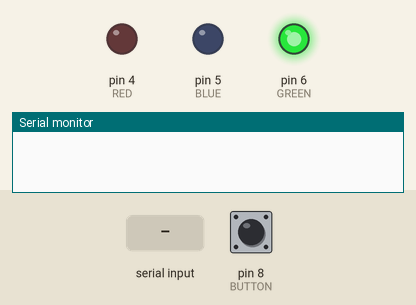
This sketch was run on a simulated Arduino Uno, built with avr-gcc and run on an emulated ATmega328P. Shown: output pins drawn as LEDs (lit = HIGH), the last lines printed to the serial monitor. The inputs (shaded band) are chosen by the test bench; at power-on: pin 8 (BUTTON) HIGH.

Above: at 0.1 s.
At 1.2 s:
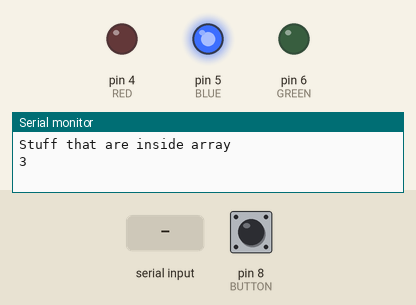
1.3 s: "C" received over the second serial link
3.4 s: "I" received over the second serial link
Timing chart, 0 to 6.4 s (numbered marks = the images above; inputs shaded):
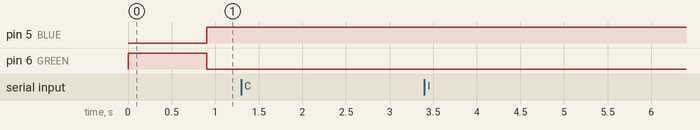

The sketch:

Challenge7.ino
```cpp
#include <SoftwareSerial.h>
#include <Arduino.h>
#include <avr/wdt.h>

#define MAX_RANDOM_NUM 50
#define RED 4
#define BLUE 5
#define GREEN 6
#define BUTTON 8

// global varialbes
//char *address[]; // array of strings
SoftwareSerial xbSerial(2,3);

int time_counter = 1;

// IDs detected structures
char *ids; // array of IDs
int num_ids = 0;
char id = 0;

// state variables
char command;
bool isLeader;
bool infected;

// button debouncing variables
unsigned long lastDebounceTime = 0;
unsigned long debounceDelay = 50;
int lastButtonState = LOW;
int buttonState;

void setup() {

  pinMode(RED, OUTPUT);
  pinMode(BLUE, OUTPUT);
  pinMode(GREEN, OUTPUT);
  pinMode(BUTTON, INPUT);

  digitalWrite(RED, LOW);
  digitalWrite(BLUE, LOW);
  digitalWrite(GREEN, LOW);

//  pinMode(BUTTON, INPUT_PULLUP);

//  attachInterrupt(digitalPinToInterrupt(BUTTON), isButtonPressed, RISING);

  id = '3';
  infected = false;

  ids = (char*) malloc(sizeof(char));
  ids[0] = id;
  num_ids++;

  // put your setup code here, to run once:
  Serial.begin(9600);
  xbSerial.begin(9600);

  xbSerial.write(id);
}

void loop() {

//  if(!(time_counter % 5)) {
//    free(ids);
//    Serial.println("REFRESHH");
//    num_ids = 0;
//    ids = (char*) malloc(0);
//  }

  if(time_counter >= 10)
  {
    while(xbSerial.available() > 0) {

      command = xbSerial.read();
      char received_id = '\0';

      switch(command) {
        case 'C':
          if(infected)
            infected = false;
          Serial.println("Clear message");
          break;
        case 'I':
          Serial.println("Infect message");
          if(!isLeader)
            infected = true;
          break;
        default: // if we received an id
          received_id = command;
          if(!search_in_array(received_id)) {
            num_ids++;
            ids = (char*) realloc(ids,num_ids*sizeof(char));
            ids[num_ids-1] = received_id;
          }

          break;
      }
    }

    if(findLeader() == id)
      isLeader = true;
    else
      isLeader = false;

    command = id;
  //  if(isButtonPressed()) {
  //    if(isLeader)
  //      command = 'C';
  //    else
  //      command = 'I';
  //  }

    xbSerial.write(command);


  //  if(time_counter >= 50) { // 5 seconds
  //    Serial.print("Sending my ID ");
  //    Serial.println(id, DEC);
  //    xbSerial.write(id);
  //    time_counter = 0;
  //
  //    // refresh
  //    if(!search_in_array(id)) {
  //      num_ids++;
  //      ids = (char*) realloc(ids, num_ids*sizeof(char));
  //      ids[num_ids-1] = id;
  //    }
  //  }

    // printing the values inside the id array
    Serial.println("Stuff that are inside array");
    for(int i=0; i<num_ids; i++) {
      Serial.println(ids[i]);
    }

    time_counter = 0;
  }

  // Check for button
  if(digitalRead(BUTTON) == LOW && !isLeader)
  {
    infected = true;
    command = 'I';
    xbSerial.write(command);
  }
  else if(digitalRead(BUTTON) == LOW && isLeader) {
    infected = false;
    command = 'C';
    xbSerial.write(command);
  }
//  else {
//    xbSerial.write(id);
//  }

  // LED assignments
  if(isLeader) {
    digitalWrite(BLUE,HIGH);
    digitalWrite(RED, LOW);
    digitalWrite(GREEN, LOW);
  }
  else {
    digitalWrite(BLUE, LOW);
    if(infected) {
      digitalWrite(GREEN, LOW);
      digitalWrite(RED, HIGH);
    }
    else {
      digitalWrite(RED, LOW);
      digitalWrite(GREEN, HIGH);
    }
  }

  time_counter++;
  delay(100);
}

// helper function
bool search_in_array(char num) {
  for(int i=0; i<num_ids; i++) {
    if(ids[i] == num)
      return true;
  }
  return false;
}

char findLeader() {
  char maxid = '0';
  for(int i=0; i<num_ids; i++) {
    if(maxid < ids[i])
      maxid = ids[i];
  }

  return maxid;
}


void isButtonPressed() {
  Serial.println("ACTUAL PRESS");

  if(isLeader)
    command = 'C';
  else
    command = 'I';
//    int buttonRead = digitalRead(BUTTON);
//    return;
//  //Serial.println("button handler");
//
//  if(buttonRead != lastButtonState)
//    lastDebounceTime = millis();
//
//   if((millis() - lastDebounceTime) > debounceDelay) {
//    if(buttonRead != buttonState) {
//      buttonState = buttonRead;
//
//      if(buttonState == HIGH) {
//        Serial.println("PRESSED");
//        //return true;
//      }
//    }
//   }
//
//    lastButtonState = buttonRead;
    //return false;
}
```
